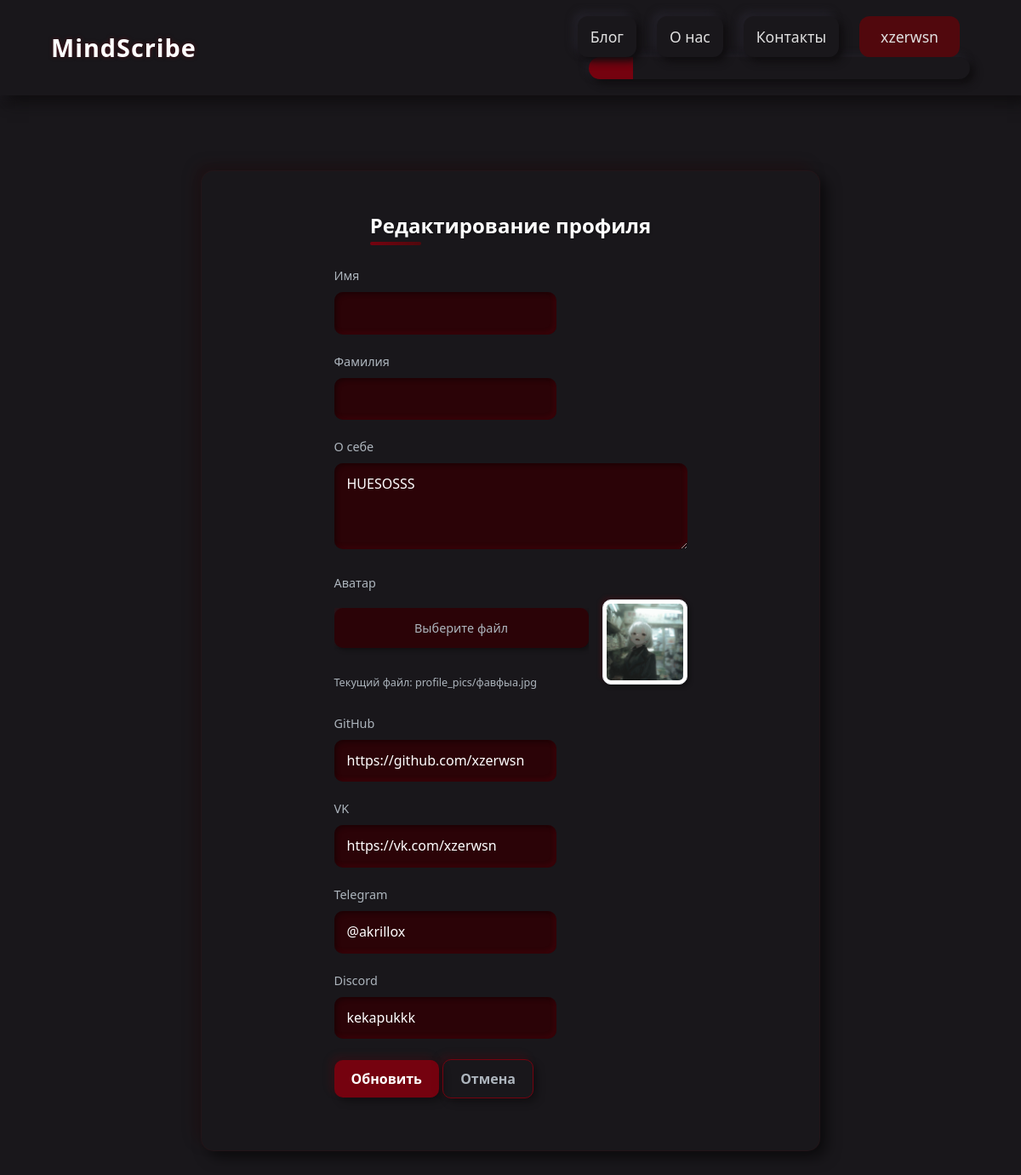
Page /profile/edit/ (signed in) on the committed database.
### blog/models.py (models this page shows, shortened)
class Profile(models.Model):
    user = models.OneToOneField(User, on_delete=models.CASCADE)
    bio = models.TextField(max_length=500, blank=True)
    image = models.ImageField(default='default.jpg', upload_to='profile_pics')
    github = models.URLField(max_length=100, blank=True)
    vk = models.URLField(max_length=100, blank=True)
    telegram = models.CharField(max_length=50, blank=True)
    discord = models.CharField(max_length=50, blank=True)

### blog/views.py (the view)
# urls.py: path('profile/edit/', profile_edit, name='profile_edit'),
@login_required
def profile_edit(request):
    profile, created = Profile.objects.get_or_create(user=request.user)
    if request.method == 'POST':
        u_form = UserUpdateForm(request.POST, instance=request.user)
        p_form = ProfileUpdateForm(
            request.POST,
            request.FILES,
            instance=profile  # Используем полученный профиль
        )
        if u_form.is_valid() and p_form.is_valid():
            u_form.save()
            p_form.save()
            return redirect('profile')
    else:
        u_form = UserUpdateForm(instance=request.user)
        p_form = ProfileUpdateForm(instance=profile)  # Используем полученный профиль
    context = {
        'u_form': u_form,
        'p_form': p_form
    }
    return render(request, 'blog/profile/profile_edit.html', context)

### blog/forms.py
class UserUpdateForm(forms.ModelForm):
    class Meta:
        model = User
        fields = ['first_name', 'last_name']

class ProfileUpdateForm(forms.ModelForm):
    class Meta:
        model = Profile
        fields = ['bio', 'image', 'github', 'vk', 'telegram', 'discord']
        widgets = {
            'bio': forms.Textarea(attrs={'rows': 3}),
            'image': forms.FileInput(attrs={'class': 'custom-file-input'}),
            'github': forms.URLInput(attrs={'placeholder': 'https://github.com/username'}),
            'vk': forms.URLInput(attrs={'placeholder': 'https://vk.com/username'}),
            'telegram': forms.TextInput(attrs={'placeholder': '@username'}),
            'discord': forms.TextInput(attrs={'placeholder': 'username#1234'}),
        }

### templates/blog/profile/profile_edit.html (shortened to what this page needs)
{% extends "base.html" %}
{% load static %}
{% block content %}
<div class="container mt-4">
    <div class="row">
        <div class="col-md-8 mx-auto">
            <div class="card neumorphic-card">
                <div class="card-body">
                    <h2 class="card-title mb-4">Редактирование профиля</h2>
                    <form method="POST" enctype="multipart/form-data">
                        <div class="form-group">
                            <label>Имя</label>
                            {{ u_form.first_name }}
                        </div>
                        <div class="form-group">
                            <label>Фамилия</label>
                            {{ u_form.last_name }}
                        </div>
                        <div class="form-group">
                            <label>О себе</label>
                            {{ p_form.bio }}
                        </div>
                        <div class="form-group">
                            <label>Аватар</label>
                            <div class="d-flex align-items-start">
                                <div class="flex-grow-1 mr-3">
                                    <div class="custom-file-upload">
                                        <label for="id_image" class="file-upload-btn">
                                            Выберите файл
                                        </label>
                                    </div>
                                    {% if p_form.image.value %}
                                        <div class="current-avatar mt-2">
                                            <small>Текущий файл: {{ p_form.image.value }}</small>
                                        </div>
                                    {% endif %}
                                </div>
                                <div class="avatar-preview-container">
                                    {% if p_form.image.value %}
                                        <img src="/media/{{ p_form.image.value }}"
                                            class="avatar-preview img-thumbnail"
                                            alt="Текущий аватар"
                                            id="avatarPreview">
                                    {% else %}
                                        <div class="avatar-preview-placeholder img-thumbnail">
                                            <i class="fas fa-user"></i>
                                        </div>
                                    {% endif %}
                                </div>
                            </div>
                        </div>
                        <div class="form-group">
                            <label>GitHub</label>
                            {{ p_form.github }}
                        </div>
                        <div class="form-group">
                            <label>VK</label>
                            {{ p_form.vk }}
                        </div>
                        <div class="form-group">
                            <label>Telegram</label>
                            {{ p_form.telegram }}
                        </div>
                        <div class="form-group">
                            <label>Discord</label>
                            {{ p_form.discord }}
                        </div>
                        <div class="form-group mt-4">
                            <button type="submit" class="btn btn-primary">Обновить</button>
                            <a href="{% url 'profile' %}" class="btn btn-outline-secondary ml-2">Отмена</a>
                        </div>
                    </form>
                </div>
            </div>
        </div>
    </div>
</div>
{% endblock %}

### templates/include/navbar.html (shortened to what this page needs)
{% load static widget_tweaks %}
<nav class="neumorphic-navbar">
    <div class="navbar-brand">
        <a href="{% url 'home' %}">MindScribe</a>
    </div>
    <div class="navbar-menu" id="navbarMenu">
        <ul class="navbar-links">
            <li><a href="{% url 'post_list' %}">Блог</a></li>
            <li><a href="{% url 'about' %}">О нас</a></li>
            <li><a href="{% url 'contact' %}">Контакты</a></li>
            {% if user.is_authenticated %}
                <li class="dropdown">
                    <a href="{% url 'profile' %}" class="dropbtn">{{ user.username }}</a>
                </li>
            {% else %}
                <li><a href="{% url 'login' %}" class="auth-btn">Войти</a></li>
                <li><a href="{% url 'register' %}" class="auth-btn register">Регистрация</a></li>
            {% endif %}
        </ul>
        <form class="search-form" method="GET" action="#">
            <button type="submit" class="search-btn">
                <i class="fas fa-search"></i>
            </button>
        </form>
    </div>
</nav>
<link rel="stylesheet" href="https://cdnjs.cloudflare.com/ajax/libs/font-awesome/6.0.0/css/all.min.css">
<link rel="stylesheet" href="{% static 'css/navbar.css' %}">

### static/css/navbar.css (style rules this page uses)
:root { --dark-bg: #19171b; --primary: #75020f; --secondary: #51080d; --dark-accent: #2b0307; --text-light: #ffffff; --text-gray: #e0e0e0; }
.neumorphic-navbar { display: flex; justify-content: space-between; align-items: center; padding: 1.2rem 5%; background: var(--dark-bg); box-shadow: 8px 8px 16px #0f0d0f, -8px -8px 16px #232129; position: relative; }
.navbar-brand a { color: var(--text-light); font-size: 1.8rem; font-weight: 700; text-decoration: none; letter-spacing: 1px; text-shadow: 0 0 5px rgba(117, 2, 15, 0.5); }
.navbar-links { display: flex; list-style: none; margin: 0; padding: 0; align-items: center; }
.navbar-links li { margin: 0 12px; }
.navbar-links a { color: var(--text-gray); text-decoration: none; font-size: 1.1rem; padding: 10px 15px; border-radius: 12px; transition: all 0.3s ease; position: relative; display: inline-block; }
.navbar-links a:not(.auth-btn):not(.dropbtn) { background: var(--dark-bg); box-shadow: 5px 5px 10px #0f0d0f, -5px -5px 10px #232129; }
.dropdown { position: relative; }
.dropbtn { background: var(--secondary); border-radius: 50px; padding: 10px 25px !important; cursor: pointer; }
.search-form { display: flex; margin-left: 25px; border-radius: 50px; overflow: hidden; box-shadow: 5px 5px 10px #0f0d0f, -3px -3px 8px #232129; }
.search-btn { background: var(--primary); border: none; padding: 0 20px; cursor: pointer; color: var(--text-light); transition: background 0.3s; }

### static/css/main.css (style rules this page uses)
:root { --dark-bg: #19171b; --primary: #75020f; --primary-hover: #8a0312; --secondary: #51080d; --dark-accent: #2b0307; --text-light: #ffffff; --text-gray: #e0e0e0; --text-muted: #a0a0a0; --card-bg: #221e24; --card-shadow: 10px 10px 20px #0f0d0f, -5px -5px 15px #2d2a33; --border-radius: 12px; --container-width: 1200px; --section-padding: 3rem; --transition-fast: 0.2s ease; --transition-medium: 0.3s ease; }
*, *::before, *::after { margin: 0; padding: 0; box-sizing: border-box; }
html { scroll-behavior: smooth; }
body { font-family: 'Inter', sans-serif; background-color: var(--dark-bg); color: var(--text-light); line-height: 1.6; min-height: 100vh; display: flex; flex-direction: column; }
.container { width: 100%; max-width: var(--container-width); margin: 0 auto; padding: 2rem 1.5rem; flex: 1; }
h1, h2, h3, h4, h5, h6 { color: var(--text-light); margin-bottom: 1.5rem; font-weight: 700; line-height: 1.3; }
h2 { font-size: 2rem; position: relative; padding-bottom: 0.5rem; }
h2::after { content: ''; position: absolute; bottom: 0; left: 0; width: 60px; height: 4px; background: linear-gradient(90deg, var(--primary), var(--secondary)); border-radius: 2px; }
a { color: var(--primary); text-decoration: none; transition: var(--transition-fast); }
.btn { display: inline-block; padding: 0.8rem 1.8rem; border-radius: 50px; font-weight: 600; text-align: center; cursor: pointer; transition: var(--transition-medium); border: none; font-size: 1rem; }
.btn-primary { background: linear-gradient(145deg, var(--primary), var(--secondary)); color: var(--text-light); box-shadow: 5px 5px 15px rgba(0, 0, 0, 0.2), -3px -3px 10px rgba(255, 255, 255, 0.05); }
.card { background: var(--card-bg); border-radius: var(--border-radius); padding: 2rem; margin-bottom: 2rem; box-shadow: var(--card-shadow); transition: var(--transition-medium); }
.card-title { font-size: 1.5rem; margin-bottom: 1rem; }
.form-group { margin-bottom: 1.5rem; }
.neumorphic-card { height: auto; background: var(--card-bg); border-radius: var(--border-radius); box-shadow: var(--card-shadow); padding: 1.5rem; margin-bottom: 1.5rem; }
.author-info, .card-body { display: flex; flex-direction: column; justify-content: center; align-items: center; margin-top: 1%; }
.d-flex { display: flex; }

### rows in the picture
Profile: bio "HUESOSSS", image.value "profile_pics/фавфыа.jpg", image.value (picture), github "https://github.com/xzerwsn", vk "https://vk.com/xzerwsn", telegram "@akrillox", discord "kekapukkk"

### other values in the picture
{{ user.username }} "xzerwsn"
